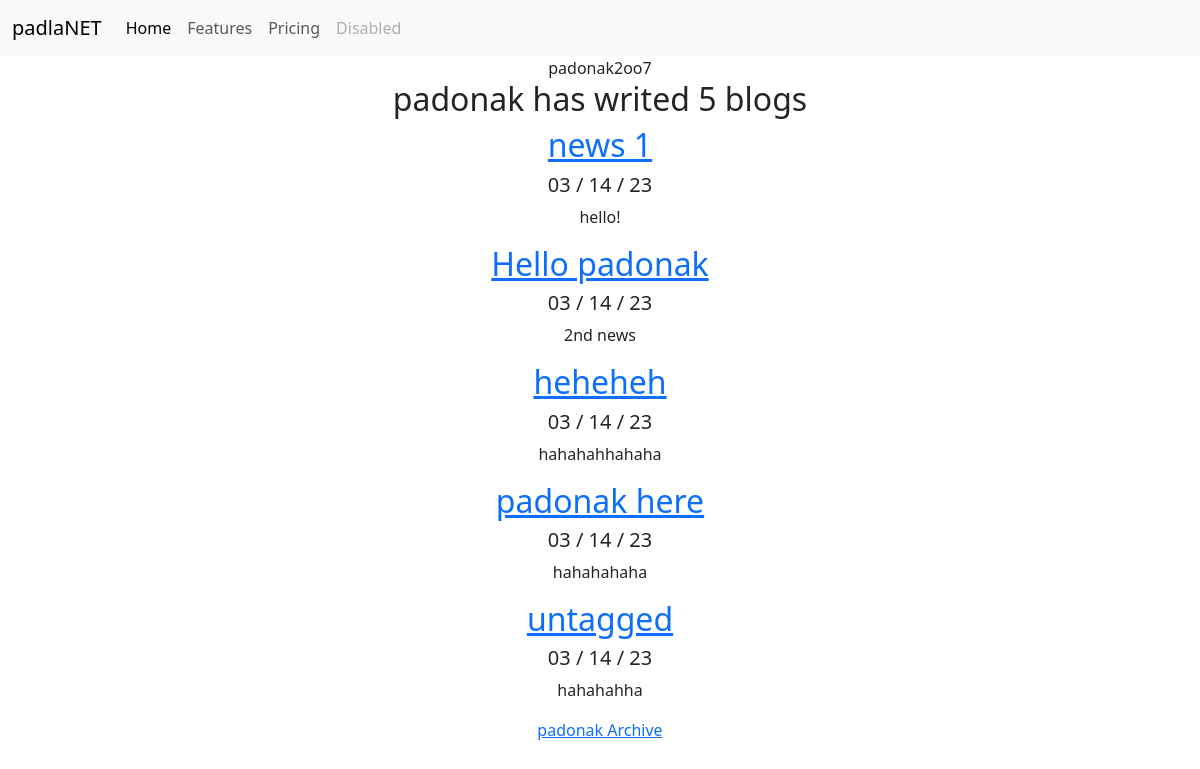
/blog/, run on an earlier commit of the app's database.
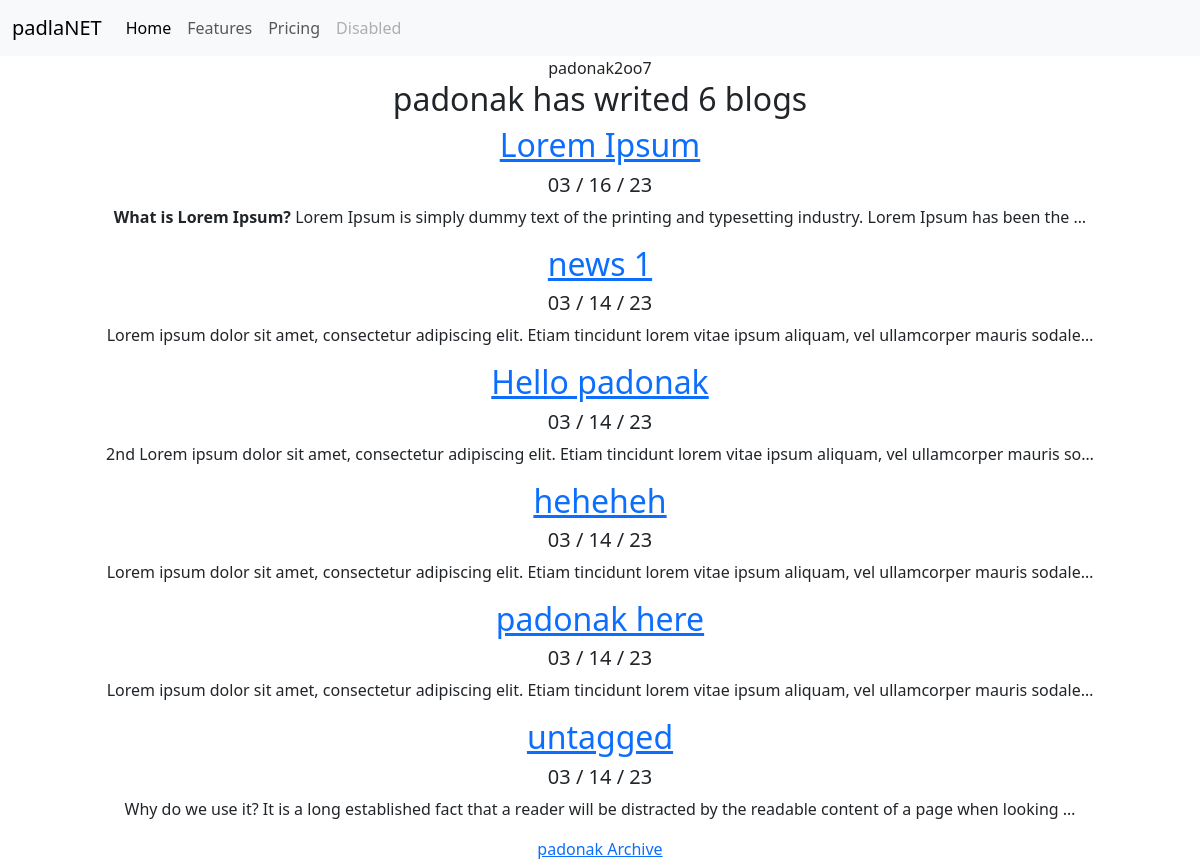
And on a later commit of the database.
### blog/models.py (models this page shows)
class Blog(models.Model):
    title = models.CharField(max_length=200)
    description = models.TextField()
    date = models.DateField()

### blog/views.py (the view)
# urls.py: path('', views.all_blogs, name = 'all_blogs' ),
def all_blogs(request):
    blogs = Blog.objects.order_by('-date')[:10]
    return render(request, 'blog/all_blogs.html', {'blogs':blogs})

### blog/templates/blog/all_blogs.html
{% extends 'portfolio/base.html' %}
{% block content %}
<center>padonak2oo7<br>
<h2>padonak has writed {{ blogs.count }} blog{{ blogs.count|pluralize }}</h2>
    {% for blog in blogs %}
    <a href="{% url 'blog:detail' blog.id %}"><H2>{{ blog.title }}</H2></a>
        <h5>{{ blog.date|date:'m / d / y' }}</h5>
        <p>{{ blog.description|safe|truncatechars:130 }}</p>
    {% endfor %}
<a href="blog_archive">padonak Archive</a>
</center>
{% endblock %}

What changed in the data, as far as the page shows it:
added Blog: title "Lorem Ipsum", date "03 / 16 / 23", description "What is Lorem Ipsum? Lorem Ipsum is simply dummy text of the printing and typesetting industry. Lorem Ipsum has been the …"
changed Blog "news 1": description "hello!" → "Lorem ipsum dolor sit amet, consectetur adipiscing elit. Etiam tincidunt lorem vitae ipsum aliquam, vel ullamcorper mauris sodale…"
changed Blog "Hello padonak": description "2nd news" → "2nd Lorem ipsum dolor sit amet, consectetur adipiscing elit. Etiam tincidunt lorem vitae ipsum aliquam, vel ullamcorper mauris so…"
changed Blog "heheheh": description "hahahahhahaha" → "Lorem ipsum dolor sit amet, consectetur adipiscing elit. Etiam tincidunt lorem vitae ipsum aliquam, vel ullamcorper mauris sodale…"
changed Blog "padonak here": description "hahahahaha" → "Lorem ipsum dolor sit amet, consectetur adipiscing elit. Etiam tincidunt lorem vitae ipsum aliquam, vel ullamcorper mauris sodale…"
changed Blog "untagged": description "hahahahha" → "Why do we use it? It is a long established fact that a reader will be distracted by the readable content of a page when looking …"
Also different on the page:
{{ blogs.count }}: "5" → "6"
